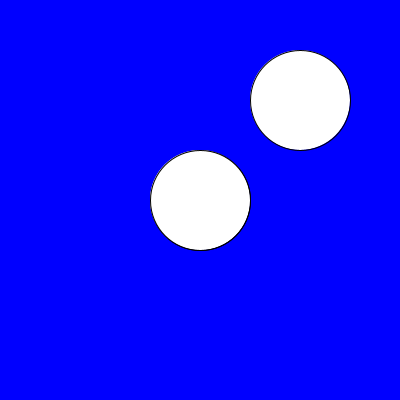
Frame 1 (no input)
Frame 60 (the mouse pressed at the canvas centre just before this capture): identical to frame 1, image omitted
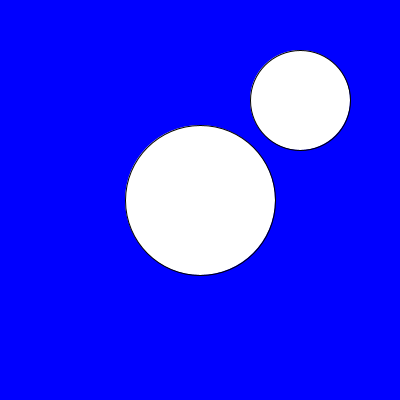
Frame 120 (the mouse held since frame 60 and released just before this capture)

The Processing sketch that drew these frames (run headless with seeded random() and noise(); from frame 60 on, the mouse is pressed at the canvas centre):

// Processing sketch: MappedVariables
// ── MappedVariables.pde
int diam = 100;

void setup(){
  size(400, 400);
}

void draw(){
  background(0, 0, 255);
  circle(width/2, height/2, 100);
  
  
  //Variables!
  //dataType variableName = initialValue
  int xThreeQuarters = width * 3 / 4;
  int yQuarter = height / 4;
  circle(xThreeQuarters, yQuarter, diam);
 // diam = diam + 1;
  
  float mappedDiam = map(mouseX, 0, width, 100, 200);
  circle(width/2, height/2, mappedDiam);
  
  //map(initalVar, start, stop, desiredStart, desiredStop)
  
}
